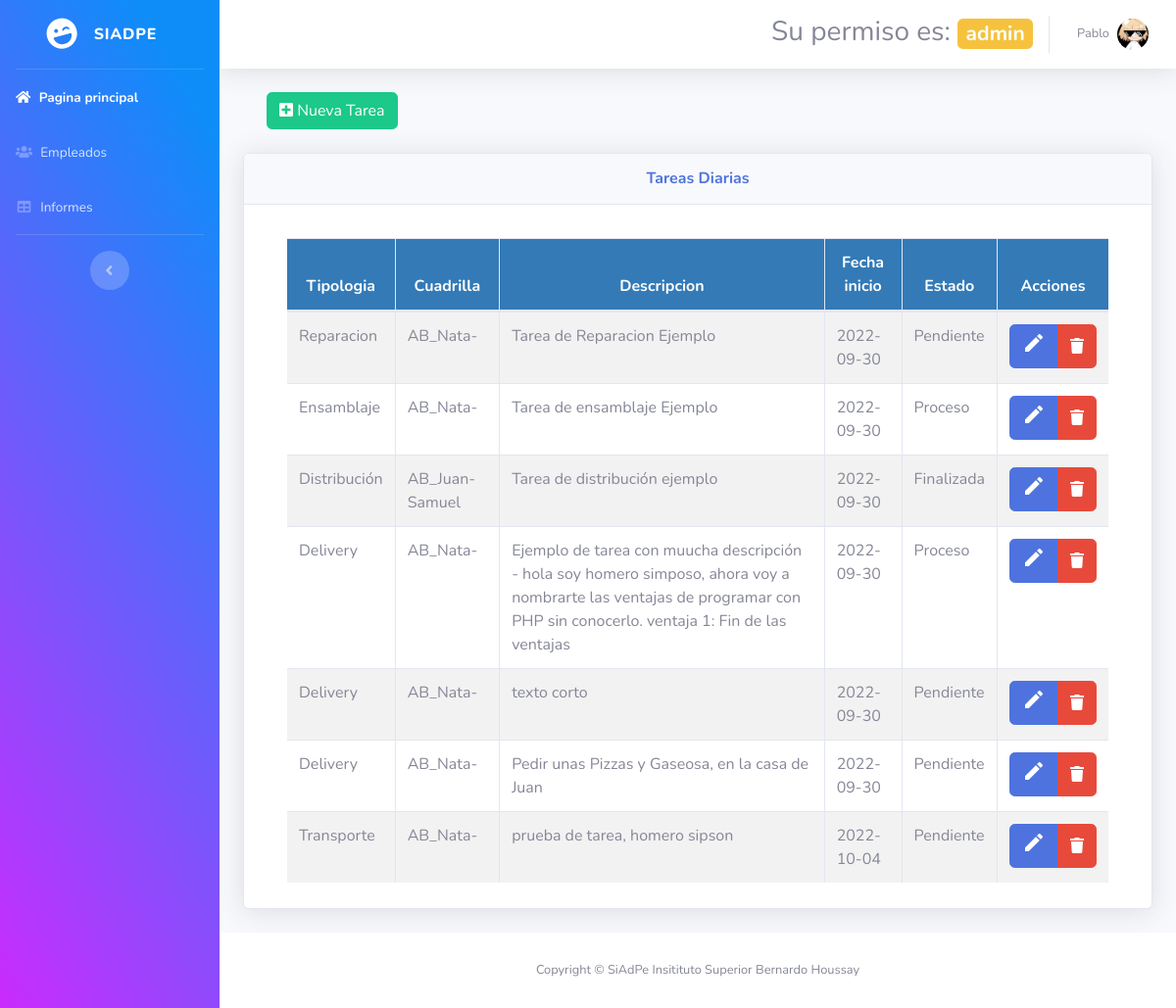
Screenshot of /dashboardAdmin/index.php (signed in) with the database file from the repository.
### tables this page shows
CREATE TABLE IF NOT EXISTS `cuadrillas` (
  `id` int(11) NOT NULL AUTO_INCREMENT,
  `nombre` varchar(100) NOT NULL,
  `id_area` int(11) NOT NULL,
  PRIMARY KEY (`id`),
  KEY `id_area` (`id_area`)
);

CREATE TABLE IF NOT EXISTS `tipologias` (
  `id` int(11) NOT NULL AUTO_INCREMENT,
  `descripcion` varchar(250) NOT NULL,
  PRIMARY KEY (`id`)
);

CREATE TABLE IF NOT EXISTS `tareas` (
  `id` int(11) NOT NULL AUTO_INCREMENT,
  `descripcion` varchar(300) NOT NULL,
  `resolucion` varchar(300) NOT NULL,
  `fecha_inicio` date NOT NULL,
  `fecha_finalizacion` date DEFAULT NULL,
  `id_jefe` int(11) NOT NULL,
  `id_estado` int(11) NOT NULL,
  `id_tipologia` int(11) NOT NULL,
  PRIMARY KEY (`id`),
  KEY `id_jefe` (`id_jefe`),
  KEY `id_estado` (`id_estado`),
  KEY `id_tipologia` (`id_tipologia`),
  FULLTEXT KEY `resolucion` (`resolucion`)
);

CREATE TABLE IF NOT EXISTS `estados` (
  `id` int(11) NOT NULL AUTO_INCREMENT,
  `estado` varchar(100) NOT NULL,
  PRIMARY KEY (`id`)
);

### dashboardAdmin/index.php (the view, shortened to what this page needs)
<?php require_once "vistas/parte_superior.php"?>
<?php
$objeto = new Conexion();
$conexion = $objeto->Conectar();
$consultaTareDia = "SELECT  Tareas.id AS tarea_ID, Tipologias.id AS tipologia_ID, Tipologias.descripcion AS tipologia, Cuadrillas.id AS cuadrilla_ID, Cuadrillas.nombre AS cuadrilla, Estados.id AS estado_ID, Estados.estado, Tareas.descripcion, Tareas.fecha_inicio AS fecha_Ini FROM Cuadrillas INNER JOIN Tareas_Empleados ON Cuadrillas.id = Tareas_Empleados.id_cuadrilla INNER JOIN Tareas ON Tareas_Empleados.id_tarea = Tareas.id INNER JOIN Tipologias ON Tareas.id_tipologia = Tipologias.id INNER JOIN Estados ON Tareas.id_estado = Estados.id GROUP BY tarea_ID";
$resultadoTareDia = $conexion->prepare($consultaTareDia);
$resultadoTareDia->execute();
$dataTareDia=$resultadoTareDia->fetchAll(PDO::FETCH_ASSOC);
?>
    <div id="content">
        <div class="container-fluid">
        <div class="container">
        <div class="row">
            <div class="col-lg-12">
            <button id="btnNuevaTarea" type="button" class="btn btn-success" data-toggle="modal"><i class="fa fa-plus-square" aria-hidden="true"></i> Nueva Tarea</button>
            </div>
        </div>
    </div>
    <br>
            <div class="card shadow mb-4">
                <div class="card-header py-3">
                    <h6 class="m-0 font-weight-bold text-primary"><center>Tareas Diarias</center></h6>
                </div>
                <div class="card-body">
                    <div class="container">
                            <div class="row mt-2">
                                    <div class="col-lg-12">
                                        <div class="table-responsive">
                                            <table id="tablaTareasDiarias" class="table table-striped table-bordered table-condensed" style="width:100%">
                                                <thead class="text-center">
                                                    <tr>
                                                        <th>Tipologia</th>
                                                        <th>Cuadrilla</th>
                                                        <th>Descripcion</th>
                                                        <th>Fecha inicio</th>
                                                        <th>Estado</th>
                                                        <th>Acciones</th>
                                                    </tr>
                                                </thead>
                                                <tbody>
                                                    <?php
                                                    foreach($dataTareDia as $dat1) {
                                                    ?>
                                                    <tr>
                                                        <td><?php echo $dat1['tipologia'] ?></td>
                                                        <td><?php echo $dat1['cuadrilla'] ?></td>
                                                        <td><?php echo $dat1['descripcion'] ?></td>
                                                        <td><?php echo $dat1['fecha_Ini'] ?></td>
                                                        <td id="estadoT"><?php echo $dat1['estado'] ?></td>
                                                        <td></td>
                                                    </tr>
                                                    <?php
                                                        }
                                                    ?>
                                                </tbody>
                                           </table>
                                        </div>
                                    </div>
                            </div>
                        </div>
                </div>
            </div>
        </div>
</div>
</div>
<?php require_once "vistas/parte_inferior.php"?>

### dashboardAdmin/main.css (style rules this page uses)
table th { background-color: #337ab7 !important; color: white; }

### rows the page displays
cuadrillas: tipologias.descripcion "Reparacion", nombre "AB_Nata-", tareas.descripcion "Tarea de Reparacion Ejemplo", tareas.fecha_inicio "2022-09-30", estados.estado "Pendiente", tipologias.descripcion "Ensamblaje", tareas.descripcion "Tarea de ensamblaje Ejemplo", estados.estado "Proceso", tipologias.descripcion "Delivery", tareas.descripcion "Ejemplo de tarea con muucha descripción - hola soy homero simposo, ahora voy a nombrarte las ventajas de programar con PHP sin conocerlo. ventaja 1: Fin de las ventajas", tareas.descripcion "texto corto", tareas.descripcion "Pedir unas Pizzas y Gaseosa, en la casa de Juan", tipologias.descripcion "Transporte", tareas.descripcion "prueba de tarea, homero sipson", tareas.fecha_inicio "2022-10-04"
cuadrillas: tipologias.descripcion "Distribución", nombre "AB_Juan-Samuel", tareas.descripcion "Tarea de distribución ejemplo", tareas.fecha_inicio "2022-09-30", estados.estado "Finalizada"

### other values shown
$_SESSION["s_rol_descripcion"] "admin"
$_SESSION["s_nombre"] "Pablo"
